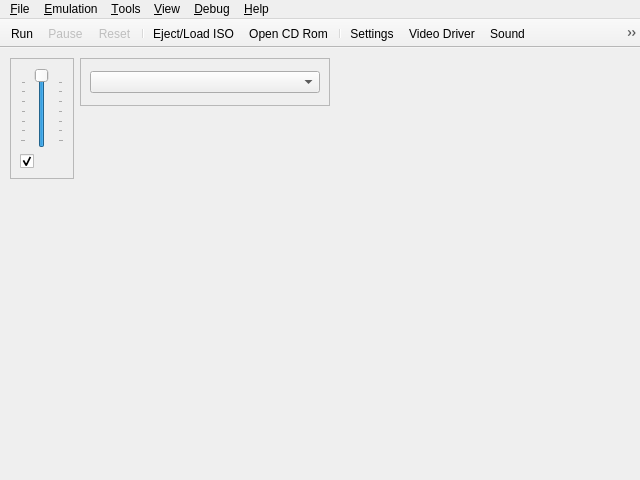
<?xml version="1.0" encoding="UTF-8"?>
<ui version="4.0">
 <class>UIYabause</class>
 <widget class="QMainWindow" name="UIYabause">
  <property name="geometry">
   <rect>
    <x>0</x>
    <y>0</y>
    <width>640</width>
    <height>480</height>
   </rect>
  </property>
  <property name="windowTitle">
   <string>Yabause Qt GUI</string>
  </property>
  <property name="windowIcon">
   <iconset>
    <normaloff>:/icons/icons/yabause.png</normaloff>:/icons/icons/yabause.png</iconset>
  </property>
  <property name="iconSize">
   <size>
    <width>16</width>
    <height>16</height>
   </size>
  </property>
  <widget class="QWidget" name="centralwidget">
   <widget class="QFrame" name="fSound">
    <property name="geometry">
     <rect>
      <x>10</x>
      <y>10</y>
      <width>64</width>
      <height>121</height>
     </rect>
    </property>
    <property name="sizePolicy">
     <sizepolicy hsizetype="Maximum" vsizetype="Fixed">
      <horstretch>0</horstretch>
      <verstretch>0</verstretch>
     </sizepolicy>
    </property>
    <property name="frameShape">
     <enum>QFrame::StyledPanel</enum>
    </property>
    <property name="frameShadow">
     <enum>QFrame::Sunken</enum>
    </property>
    <layout class="QVBoxLayout">
     <item>
      <widget class="QSlider" name="sVolume">
       <property name="sizePolicy">
        <sizepolicy hsizetype="Expanding" vsizetype="Expanding">
         <horstretch>0</horstretch>
         <verstretch>0</verstretch>
        </sizepolicy>
       </property>
       <property name="toolTip">
        <string>Volume</string>
       </property>
       <property name="maximum">
        <number>100</number>
       </property>
       <property name="value">
        <number>100</number>
       </property>
       <property name="orientation">
        <enum>Qt::Vertical</enum>
       </property>
       <property name="tickPosition">
        <enum>QSlider::TicksBothSides</enum>
       </property>
       <property name="tickInterval">
        <number>15</number>
       </property>
      </widget>
     </item>
     <item>
      <widget class="QCheckBox" name="cbSound">
       <property name="toolTip">
        <string>Mute/UnMute Sound</string>
       </property>
       <property name="icon">
        <iconset resource="../resources/resources.qrc">
         <normaloff>:/actions/sound.png</normaloff>:/actions/sound.png</iconset>
       </property>
       <property name="checked">
        <bool>true</bool>
       </property>
      </widget>
     </item>
    </layout>
   </widget>
   <widget class="QFrame" name="fVideoDriver">
    <property name="geometry">
     <rect>
      <x>80</x>
      <y>10</y>
      <width>250</width>
      <height>48</height>
     </rect>
    </property>
    <property name="sizePolicy">
     <sizepolicy hsizetype="Maximum" vsizetype="Fixed">
      <horstretch>0</horstretch>
      <verstretch>0</verstretch>
     </sizepolicy>
    </property>
    <property name="frameShape">
     <enum>QFrame::StyledPanel</enum>
    </property>
    <property name="frameShadow">
     <enum>QFrame::Sunken</enum>
    </property>
    <layout class="QVBoxLayout">
     <item>
      <widget class="QComboBox" name="cbVideoDriver"/>
     </item>
    </layout>
   </widget>
  </widget>
  <widget class="QMenuBar" name="menubar">
   <property name="geometry">
    <rect>
     <x>0</x>
     <y>0</y>
     <width>640</width>
     <height>20</height>
    </rect>
   </property>
   <widget class="QMenu" name="mFile">
    <property name="title">
     <string>&amp;File</string>
    </property>
    <widget class="QMenu" name="mFileSaveState">
     <property name="title">
      <string>S&amp;ave State</string>
     </property>
     <property name="icon">
      <iconset resource="../resources/resources.qrc">
       <normaloff>:/actions/icons/actions/save_state.png</normaloff>:/actions/icons/actions/save_state.png</iconset>
     </property>
     <addaction name="aFileSaveStateAs"/>
     <addaction name="separator"/>
     <addaction name="aFileSaveState0"/>
     <addaction name="aFileSaveState1"/>
     <addaction name="aFileSaveState2"/>
     <addaction name="aFileSaveState3"/>
     <addaction name="aFileSaveState4"/>
     <addaction name="aFileSaveState5"/>
     <addaction name="aFileSaveState6"/>
     <addaction name="aFileSaveState7"/>
     <addaction name="aFileSaveState8"/>
     <addaction name="aFileSaveState9"/>
    </widget>
    <widget class="QMenu" name="mFileLoadState">
     <property name="title">
      <string>L&amp;oad State</string>
     </property>
     <property name="icon">
      <iconset resource="../resources/resources.qrc">
       <normaloff>:/actions/icons/actions/load_state.png</normaloff>:/actions/icons/actions/load_state.png</iconset>
     </property>
     <addaction name="aFileLoadStateAs"/>
     <addaction name="separator"/>
     <addaction name="aFileLoadState0"/>
     <addaction name="aFileLoadState1"/>
     <addaction name="aFileLoadState2"/>
     <addaction name="aFileLoadState3"/>
     <addaction name="aFileLoadState4"/>
     <addaction name="aFileLoadState5"/>
     <addaction name="aFileLoadState6"/>
     <addaction name="aFileLoadState7"/>
     <addaction name="aFileLoadState8"/>
     <addaction name="aFileLoadState9"/>
    </widget>
    <addaction name="aFileSettings"/>
    <addaction name="separator"/>
    <addaction name="aFileOpenISO"/>
    <addaction name="aFileOpenCDRom"/>
    <addaction name="separator"/>
    <addaction name="mFileSaveState"/>
    <addaction name="mFileLoadState"/>
    <addaction name="separator"/>
    <addaction name="aFileScreenshot"/>
    <addaction name="separator"/>
    <addaction name="aFileQuit"/>
   </widget>
   <widget class="QMenu" name="mView">
    <property name="title">
     <string>&amp;View</string>
    </property>
    <widget class="QMenu" name="mViewLayer">
     <property name="title">
      <string>&amp;Layer</string>
     </property>
     <property name="icon">
      <iconset resource="../resources/resources.qrc">
       <normaloff>:/actions/icons/actions/layer.png</normaloff>:/actions/icons/actions/layer.png</iconset>
     </property>
     <addaction name="aViewLayerVdp1"/>
     <addaction name="aViewLayerNBG0"/>
     <addaction name="aViewLayerNBG1"/>
     <addaction name="aViewLayerNBG2"/>
     <addaction name="aViewLayerNBG3"/>
     <addaction name="aViewLayerRBG0"/>
     <addaction name="aViewLayerRBG1"/>
    </widget>
    <addaction name="aViewFPS"/>
    <addaction name="mViewLayer"/>
    <addaction name="aViewFullscreen"/>
   </widget>
   <widget class="QMenu" name="mViewDebug">
    <property name="enabled">
     <bool>true</bool>
    </property>
    <property name="title">
     <string>&amp;Debug</string>
    </property>
    <addaction name="aViewDebugVDP1"/>
    <addaction name="aViewDebugVDP2"/>
    <addaction name="aViewDebugSCSP"/>
    <addaction name="aViewDebugSCSPChan"/>
    <addaction name="aViewDebugSCSPDSP"/>
    <addaction name="aViewDebugM68K"/>
    <addaction name="aViewDebugMSH2"/>
    <addaction name="aViewDebugSSH2"/>
    <addaction name="aViewDebugSCUDSP"/>
    <addaction name="separator"/>
    <addaction name="actionShow_Captured_Errors"/>
    <addaction name="aViewDebugMemoryEditor"/>
   </widget>
   <widget class="QMenu" name="mHelp">
    <property name="title">
     <string>&amp;Help</string>
    </property>
    <addaction name="aHelpReport"/>
    <addaction name="aHelpCompatibilityList"/>
    <addaction name="aHelpAbout"/>
   </widget>
   <widget class="QMenu" name="mTools">
    <property name="title">
     <string>&amp;Tools</string>
    </property>
    <addaction name="aToolsBackupManager"/>
    <addaction name="aToolsCheatsList"/>
    <addaction name="aToolsCheatSearch"/>
    <addaction name="aToolsTransfer"/>
   </widget>
   <widget class="QMenu" name="mEmulation">
    <property name="title">
     <string>&amp;Emulation</string>
    </property>
    <addaction name="aEmulationRun"/>
    <addaction name="aEmulationPause"/>
    <addaction name="aEmulationReset"/>
    <addaction name="separator"/>
    <addaction name="aEmulationVSync"/>
   </widget>
   <addaction name="mFile"/>
   <addaction name="mEmulation"/>
   <addaction name="mTools"/>
   <addaction name="mView"/>
   <addaction name="mViewDebug"/>
   <addaction name="mHelp"/>
  </widget>
  <widget class="QToolBar" name="toolBar">
   <property name="windowTitle">
    <string>toolBar</string>
   </property>
   <property name="movable">
    <bool>false</bool>
   </property>
   <property name="floatable">
    <bool>true</bool>
   </property>
   <attribute name="toolBarArea">
    <enum>TopToolBarArea</enum>
   </attribute>
   <attribute name="toolBarBreak">
    <bool>false</bool>
   </attribute>
   <addaction name="aEmulationRun"/>
   <addaction name="aEmulationPause"/>
   <addaction name="aEmulationReset"/>
   <addaction name="separator"/>
   <addaction name="aFileOpenISO"/>
   <addaction name="aFileOpenCDRom"/>
   <addaction name="separator"/>
   <addaction name="aFileSettings"/>
   <addaction name="aVideoDriver"/>
   <addaction name="aSound"/>
   <addaction name="aEmulationVSync"/>
   <addaction name="aViewFPS"/>
   <addaction name="aViewFullscreen"/>
   <addaction name="aFileScreenshot"/>
   <addaction name="separator"/>
   <addaction name="aToolsBackupManager"/>
   <addaction name="aToolsCheatsList"/>
   <addaction name="separator"/>
   <addaction name="aFileQuit"/>
   <addaction name="aHelpAbout"/>
  </widget>
  <action name="aFileQuit">
   <property name="icon">
    <iconset resource="../resources/resources.qrc">
     <normaloff>:/actions/icons/actions/quit.png</normaloff>:/actions/icons/actions/quit.png</iconset>
   </property>
   <property name="text">
    <string>&amp;Quit</string>
   </property>
   <property name="shortcut">
    <string>Ctrl+Q</string>
   </property>
  </action>
  <action name="aYabauseStart">
   <property name="text">
    <string>Start</string>
   </property>
  </action>
  <action name="aYabauseStop">
   <property name="text">
    <string>Stop</string>
   </property>
  </action>
  <action name="aFileSettings">
   <property name="icon">
    <iconset resource="../resources/resources.qrc">
     <normaloff>:/actions/icons/actions/settings.png</normaloff>:/actions/icons/actions/settings.png</iconset>
   </property>
   <property name="text">
    <string>&amp;Settings...</string>
   </property>
   <property name="shortcut">
    <string>Ctrl+S</string>
   </property>
  </action>
  <action name="aEmulationRun">
   <property name="icon">
    <iconset resource="../resources/resources.qrc">
     <normaloff>:/actions/icons/actions/play.png</normaloff>:/actions/icons/actions/play.png</iconset>
   </property>
   <property name="text">
    <string>R&amp;un</string>
   </property>
   <property name="shortcut">
    <string>F1</string>
   </property>
  </action>
  <action name="aEmulationPause">
   <property name="enabled">
    <bool>false</bool>
   </property>
   <property name="icon">
    <iconset resource="../resources/resources.qrc">
     <normaloff>:/actions/icons/actions/pause.png</normaloff>:/actions/icons/actions/pause.png</iconset>
   </property>
   <property name="text">
    <string>&amp;Pause</string>
   </property>
   <property name="shortcut">
    <string>F2</string>
   </property>
  </action>
  <action name="aEmulationReset">
   <property name="enabled">
    <bool>false</bool>
   </property>
   <property name="icon">
    <iconset resource="../resources/resources.qrc">
     <normaloff>:/actions/icons/actions/reset.png</normaloff>:/actions/icons/actions/reset.png</iconset>
   </property>
   <property name="text">
    <string>&amp;Reset</string>
   </property>
   <property name="shortcut">
    <string>F3</string>
   </property>
  </action>
  <action name="aToolsTransfer">
   <property name="enabled">
    <bool>true</bool>
   </property>
   <property name="icon">
    <iconset resource="../resources/resources.qrc">
     <normaloff>:/actions/icons/actions/transfert.png</normaloff>:/actions/icons/actions/transfert.png</iconset>
   </property>
   <property name="text">
    <string>&amp;Transfer</string>
   </property>
   <property name="shortcut">
    <string>Ctrl+T</string>
   </property>
  </action>
  <action name="aFileScreenshot">
   <property name="icon">
    <iconset resource="../resources/resources.qrc">
     <normaloff>:/actions/icons/actions/screenshot.png</normaloff>:/actions/icons/actions/screenshot.png</iconset>
   </property>
   <property name="text">
    <string>Sc&amp;reenshot</string>
   </property>
   <property name="shortcut">
    <string>Ctrl+P</string>
   </property>
  </action>
  <action name="aEmulationVSync">
   <property name="checkable">
    <bool>true</bool>
   </property>
   <property name="icon">
    <iconset resource="../resources/resources.qrc">
     <normaloff>:/actions/icons/actions/frame_skipping.png</normaloff>:/actions/icons/actions/frame_skipping.png</iconset>
   </property>
   <property name="text">
    <string>&amp;Vertical synchronization</string>
   </property>
   <property name="shortcut">
    <string>F4</string>
   </property>
  </action>
  <action name="aViewFPS">
   <property name="checkable">
    <bool>true</bool>
   </property>
   <property name="icon">
    <iconset resource="../resources/resources.qrc">
     <normaloff>:/actions/icons/actions/fps.png</normaloff>:/actions/icons/actions/fps.png</iconset>
   </property>
   <property name="text">
    <string>F&amp;PS</string>
   </property>
   <property name="iconText">
    <string>FPS</string>
   </property>
   <property name="shortcut">
    <string>F12</string>
   </property>
  </action>
  <action name="aViewLayerVdp1">
   <property name="checkable">
    <bool>true</bool>
   </property>
   <property name="checked">
    <bool>true</bool>
   </property>
   <property name="text">
    <string>Vdp1</string>
   </property>
   <property name="shortcut">
    <string>1</string>
   </property>
  </action>
  <action name="aViewFullscreen">
   <property name="checkable">
    <bool>true</bool>
   </property>
   <property name="icon">
    <iconset resource="../resources/resources.qrc">
     <normaloff>:/actions/fullscreen.png</normaloff>:/actions/fullscreen.png</iconset>
   </property>
   <property name="text">
    <string>&amp;Fullscreen</string>
   </property>
   <property name="shortcut">
    <string>Alt+Return</string>
   </property>
  </action>
  <action name="aViewDebugVDP1">
   <property name="enabled">
    <bool>true</bool>
   </property>
   <property name="icon">
    <iconset resource="../resources/resources.qrc">
     <normaloff>:/actions/icons/actions/debug_cpu.png</normaloff>:/actions/icons/actions/debug_cpu.png</iconset>
   </property>
   <property name="text">
    <string>VDP&amp;1</string>
   </property>
  </action>
  <action name="aViewDebugVDP2">
   <property name="enabled">
    <bool>true</bool>
   </property>
   <property name="icon">
    <iconset resource="../resources/resources.qrc">
     <normaloff>:/actions/icons/actions/debug_cpu.png</normaloff>:/actions/icons/actions/debug_cpu.png</iconset>
   </property>
   <property name="text">
    <string>VDP&amp;2</string>
   </property>
  </action>
  <action name="aHelpAbout">
   <property name="icon">
    <iconset resource="../resources/resources.qrc">
     <normaloff>:/actions/icons/actions/about.png</normaloff>:/actions/icons/actions/about.png</iconset>
   </property>
   <property name="text">
    <string>&amp;About...</string>
   </property>
   <property name="shortcutVisibleInContextMenu">
    <bool>false</bool>
   </property>
  </action>
  <action name="aViewLayerNBG0">
   <property name="checkable">
    <bool>true</bool>
   </property>
   <property name="checked">
    <bool>true</bool>
   </property>
   <property name="text">
    <string>NBG0</string>
   </property>
   <property name="shortcut">
    <string>2</string>
   </property>
  </action>
  <action name="aViewLayerNBG1">
   <property name="checkable">
    <bool>true</bool>
   </property>
   <property name="checked">
    <bool>true</bool>
   </property>
   <property name="text">
    <string>NBG1</string>
   </property>
   <property name="shortcut">
    <string>3</string>
   </property>
  </action>
  <action name="aViewLayerNBG2">
   <property name="checkable">
    <bool>true</bool>
   </property>
   <property name="checked">
    <bool>true</bool>
   </property>
   <property name="text">
    <string>NBG2</string>
   </property>
   <property name="shortcut">
    <string>4</string>
   </property>
  </action>
  <action name="aViewLayerNBG3">
   <property name="checkable">
    <bool>true</bool>
   </property>
   <property name="checked">
    <bool>true</bool>
   </property>
   <property name="text">
    <string>NBG3</string>
   </property>
   <property name="shortcut">
    <string>5</string>
   </property>
  </action>
  <action name="aViewLayerRBG0">
   <property name="checkable">
    <bool>true</bool>
   </property>
   <property name="checked">
    <bool>true</bool>
   </property>
   <property name="text">
    <string>RBG0</string>
   </property>
   <property name="shortcut">
    <string>6</string>
   </property>
  </action>
  <action name="aViewLayerRBG1">
   <property name="checkable">
    <bool>true</bool>
   </property>
   <property name="checked">
    <bool>true</bool>
   </property>
   <property name="text">
    <string>RBG1</string>
   </property>
   <property name="shortcut">
    <string>7</string>
   </property>
  </action>
  <action name="aFileSaveState1">
   <property name="text">
    <string>Save1</string>
   </property>
   <property name="shortcut">
    <string>Ctrl+1</string>
   </property>
  </action>
  <action name="aFileSaveState2">
   <property name="text">
    <string>Save2</string>
   </property>
   <property name="shortcut">
    <string>Ctrl+2</string>
   </property>
  </action>
  <action name="aFileSaveState3">
   <property name="text">
    <string>Save3</string>
   </property>
   <property name="shortcut">
    <string>Ctrl+3</string>
   </property>
  </action>
  <action name="aFileSaveState4">
   <property name="text">
    <string>Save4</string>
   </property>
   <property name="shortcut">
    <string>Ctrl+4</string>
   </property>
  </action>
  <action name="aFileSaveState5">
   <property name="text">
    <string>Save5</string>
   </property>
   <property name="shortcut">
    <string>Ctrl+5</string>
   </property>
  </action>
  <action name="aFileSaveState6">
   <property name="text">
    <string>Save6</string>
   </property>
   <property name="shortcut">
    <string>Ctrl+6</string>
   </property>
  </action>
  <action name="aFileSaveState7">
   <property name="text">
    <string>Save7</string>
   </property>
   <property name="shortcut">
    <string>Ctrl+7</string>
   </property>
  </action>
  <action name="aFileSaveState8">
   <property name="text">
    <string>Save8</string>
   </property>
   <property name="shortcut">
    <string>Ctrl+8</string>
   </property>
  </action>
  <action name="aFileSaveState9">
   <property name="text">
    <string>Save9</string>
   </property>
   <property name="shortcut">
    <string>Ctrl+9</string>
   </property>
  </action>
  <action name="aFileLoadState1">
   <property name="text">
    <string>Load1</string>
   </property>
   <property name="shortcut">
    <string>Alt+1</string>
   </property>
  </action>
  <action name="aFileLoadState2">
   <property name="text">
    <string>Load2</string>
   </property>
   <property name="shortcut">
    <string>Alt+2</string>
   </property>
  </action>
  <action name="aFileLoadState3">
   <property name="text">
    <string>Load3</string>
   </property>
   <property name="shortcut">
    <string>Alt+3</string>
   </property>
  </action>
  <action name="aFileLoadState4">
   <property name="text">
    <string>Load4</string>
   </property>
   <property name="shortcut">
    <string>Alt+4</string>
   </property>
  </action>
  <action name="aFileLoadState5">
   <property name="text">
    <string>Load5</string>
   </property>
   <property name="shortcut">
    <string>Alt+5</string>
   </property>
  </action>
  <action name="aFileLoadState6">
   <property name="text">
    <string>Load6</string>
   </property>
   <property name="shortcut">
    <string>Alt+6</string>
   </property>
  </action>
  <action name="aFileLoadState7">
   <property name="text">
    <string>Load7</string>
   </property>
   <property name="shortcut">
    <string>Alt+7</string>
   </property>
  </action>
  <action name="aFileLoadState8">
   <property name="text">
    <string>Load8</string>
   </property>
   <property name="shortcut">
    <string>Alt+8</string>
   </property>
  </action>
  <action name="aFileLoadState9">
   <property name="text">
    <string>Load9</string>
   </property>
   <property name="shortcut">
    <string>Alt+9</string>
   </property>
  </action>
  <action name="aFileSaveStateAs">
   <property name="text">
    <string>To File...</string>
   </property>
   <property name="shortcut">
    <string>F9</string>
   </property>
  </action>
  <action name="aFileLoadStateAs">
   <property name="text">
    <string>From File...</string>
   </property>
   <property name="shortcut">
    <string>F5</string>
   </property>
  </action>
  <action name="aToolsCheatsList">
   <property name="icon">
    <iconset resource="../resources/resources.qrc">
     <normaloff>:/actions/icons/actions/cheats.png</normaloff>:/actions/icons/actions/cheats.png</iconset>
   </property>
   <property name="text">
    <string>&amp;Cheats List...</string>
   </property>
   <property name="shortcut">
    <string>Alt+L</string>
   </property>
  </action>
  <action name="aToolsBackupManager">
   <property name="icon">
    <iconset resource="../resources/resources.qrc">
     <normaloff>:/actions/icons/actions/backup_ram.png</normaloff>:/actions/icons/actions/backup_ram.png</iconset>
   </property>
   <property name="text">
    <string>&amp;Backup Manager...</string>
   </property>
   <property name="shortcut">
    <string>Alt+B</string>
   </property>
  </action>
  <action name="aFileOpenISO">
   <property name="icon">
    <iconset resource="../resources/resources.qrc">
     <normaloff>:/actions/icons/actions/iso.png</normaloff>:/actions/icons/actions/iso.png</iconset>
   </property>
   <property name="text">
    <string>Eject/Load ISO...</string>
   </property>
   <property name="shortcut">
    <string>Ctrl+I</string>
   </property>
  </action>
  <action name="aFileOpenCDRom">
   <property name="icon">
    <iconset resource="../resources/resources.qrc">
     <normaloff>:/actions/icons/actions/cd.png</normaloff>:/actions/icons/actions/cd.png</iconset>
   </property>
   <property name="text">
    <string>Open &amp;CD Rom...</string>
   </property>
   <property name="shortcut">
    <string>Ctrl+C</string>
   </property>
  </action>
  <action name="aHelpReport">
   <property name="icon">
    <iconset resource="../resources/resources.qrc">
     <normaloff>:/actions/icons/actions/compatibility.png</normaloff>:/actions/icons/actions/compatibility.png</iconset>
   </property>
   <property name="text">
    <string>Bug report</string>
   </property>
   <property name="statusTip">
    <string>https://github.com/FCare/yabause/issues</string>
   </property>
   <property name="shortcutVisibleInContextMenu">
    <bool>false</bool>
   </property>
  </action>
  <action name="aHelpCompatibilityList">
   <property name="icon">
    <iconset resource="../resources/resources.qrc">
     <normaloff>:/actions/icons/actions/compatibility.png</normaloff>:/actions/icons/actions/compatibility.png</iconset>
   </property>
   <property name="text">
    <string>Compatibility List</string>
   </property>
   <property name="statusTip">
    <string>http://tradu-france.com/tfwiki-1.28.2/index.php?title=Compatibility_list_of_Kronos</string>
   </property>
   <property name="shortcutVisibleInContextMenu">
    <bool>false</bool>
   </property>
  </action>
  <action name="aSound">
   <property name="icon">
    <iconset resource="../resources/resources.qrc">
     <normaloff>:/actions/sound.png</normaloff>:/actions/sound.png</iconset>
   </property>
   <property name="text">
    <string>Sound...</string>
   </property>
  </action>
  <action name="aVideoDriver">
   <property name="icon">
    <iconset resource="../resources/resources.qrc">
     <normaloff>:/actions/icons/actions/video.png</normaloff>:/actions/icons/actions/video.png</iconset>
   </property>
   <property name="text">
    <string>Video Driver</string>
   </property>
  </action>
  <action name="aFileSaveState0">
   <property name="text">
    <string>Save0</string>
   </property>
   <property name="shortcut">
    <string>Ctrl+0</string>
   </property>
  </action>
  <action name="aFileLoadState0">
   <property name="text">
    <string>Load0</string>
   </property>
   <property name="shortcut">
    <string>Alt+0</string>
   </property>
  </action>
  <action name="aToolsCheatSearch">
   <property name="icon">
    <iconset resource="../resources/resources.qrc">
     <normaloff>:/actions/icons/actions/cheat_search.png</normaloff>:/actions/icons/actions/cheat_search.png</iconset>
   </property>
   <property name="text">
    <string>Cheat &amp;Search...</string>
   </property>
   <property name="shortcut">
    <string>Alt+S</string>
   </property>
  </action>
  <action name="actionShow_Captured_Errors">
   <property name="icon">
    <iconset resource="../resources/resources.qrc">
     <normaloff>:/actions/icons/actions/debug_cpu.png</normaloff>:/actions/icons/actions/debug_cpu.png</iconset>
   </property>
   <property name="text">
    <string>Show Captured Errors</string>
   </property>
  </action>
  <action name="aViewDebugSCSP">
   <property name="icon">
    <iconset resource="../resources/resources.qrc">
     <normaloff>:/actions/icons/actions/debug_cpu.png</normaloff>:/actions/icons/actions/debug_cpu.png</iconset>
   </property>
   <property name="text">
    <string>SCSP</string>
   </property>
  </action>
  <action name="aViewDebugSCSPChan">
   <property name="icon">
    <iconset resource="../resources/resources.qrc">
     <normaloff>:/actions/icons/actions/debug_cpu.png</normaloff>:/actions/icons/actions/debug_cpu.png</iconset>
   </property>
   <property name="text">
    <string>SCSP Channels</string>
   </property>
  </action>
  <action name="aViewDebugSCSPDSP">
   <property name="icon">
    <iconset resource="../resources/resources.qrc">
     <normaloff>:/actions/icons/actions/debug_cpu.png</normaloff>:/actions/icons/actions/debug_cpu.png</iconset>
   </property>
   <property name="text">
    <string>SCSP DSP</string>
   </property>
  </action>
  <action name="aViewDebugM68K">
   <property name="icon">
    <iconset resource="../resources/resources.qrc">
     <normaloff>:/actions/icons/actions/debug_cpu.png</normaloff>:/actions/icons/actions/debug_cpu.png</iconset>
   </property>
   <property name="text">
    <string>M68K</string>
   </property>
  </action>
  <action name="aViewDebugMSH2">
   <property name="icon">
    <iconset resource="../resources/resources.qrc">
     <normaloff>:/actions/icons/actions/debug_cpu.png</normaloff>:/actions/icons/actions/debug_cpu.png</iconset>
   </property>
   <property name="text">
    <string>SH2 Master</string>
   </property>
  </action>
  <action name="aViewDebugSSH2">
   <property name="icon">
    <iconset resource="../resources/resources.qrc">
     <normaloff>:/actions/icons/actions/debug_cpu.png</normaloff>:/actions/icons/actions/debug_cpu.png</iconset>
   </property>
   <property name="text">
    <string>SH2 Slave</string>
   </property>
  </action>
  <action name="aViewDebugSCUDSP">
   <property name="icon">
    <iconset resource="../resources/resources.qrc">
     <normaloff>:/actions/icons/actions/debug_cpu.png</normaloff>:/actions/icons/actions/debug_cpu.png</iconset>
   </property>
   <property name="text">
    <string>SCU DSP</string>
   </property>
  </action>
  <action name="aViewDebugMemoryEditor">
   <property name="icon">
    <iconset resource="../resources/resources.qrc">
     <normaloff>:/actions/icons/actions/debug_cpu.png</normaloff>:/actions/icons/actions/debug_cpu.png</iconset>
   </property>
   <property name="text">
    <string>Memory Editor</string>
   </property>
  </action>
 </widget>
 <resources>
  <include location="../resources/resources.qrc"/>
 </resources>
 <connections>
  <connection>
   <sender>aFileQuit</sender>
   <signal>triggered()</signal>
   <receiver>UIYabause</receiver>
   <slot>close()</slot>
   <hints>
    <hint type="sourcelabel">
     <x>-1</x>
     <y>-1</y>
    </hint>
    <hint type="destinationlabel">
     <x>159</x>
     <y>119</y>
    </hint>
   </hints>
  </connection>
 </connections>
</ui>
